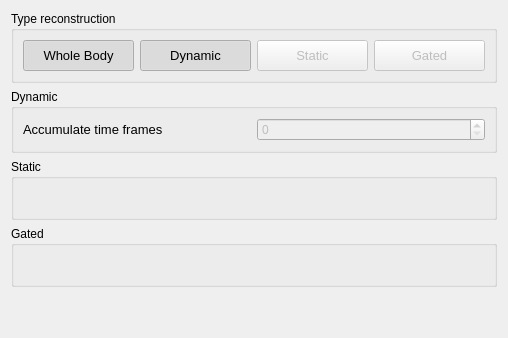
       <widget class="QWidget" name="tab_19">
        <attribute name="title">
         <string>Type reconstruction</string>
        </attribute>
        <layout class="QVBoxLayout" name="verticalLayout_31">
         <item>
          <widget class="QGroupBox" name="groupBox_42">
           <property name="sizePolicy">
            <sizepolicy hsizetype="Preferred" vsizetype="Minimum">
             <horstretch>0</horstretch>
             <verstretch>0</verstretch>
            </sizepolicy>
           </property>
           <property name="title">
            <string>Type reconstruction</string>
           </property>
           <layout class="QGridLayout" name="gridLayout_87">
            <item row="1" column="0">
             <widget class="QPushButton" name="iterative_reconstruct_push_button_whole_body">
              <property name="enabled">
               <bool>true</bool>
              </property>
              <property name="sizePolicy">
               <sizepolicy hsizetype="Preferred" vsizetype="Preferred">
                <horstretch>0</horstretch>
                <verstretch>0</verstretch>
               </sizepolicy>
              </property>
              <property name="minimumSize">
               <size>
                <width>111</width>
                <height>31</height>
               </size>
              </property>
              <property name="maximumSize">
               <size>
                <width>16777215</width>
                <height>40</height>
               </size>
              </property>
              <property name="font">
               <font>
                <family>Segoe UI</family>
                <pointsize>10</pointsize>
                <italic>false</italic>
                <bold>false</bold>
               </font>
              </property>
              <property name="styleSheet">
               <string notr="true">QPushButton</string>
              </property>
              <property name="text">
               <string>Whole Body</string>
              </property>
              <property name="icon">
               <iconset>
                <normaloff>:/Resources/Resources/if_aiga_toilet_men_134163.png</normaloff>:/Resources/Resources/if_aiga_toilet_men_134163.png</iconset>
              </property>
              <property name="iconSize">
               <size>
                <width>24</width>
                <height>24</height>
               </size>
              </property>
              <property name="checkable">
               <bool>true</bool>
              </property>
              <property name="checked">
               <bool>true</bool>
              </property>
              <property name="autoExclusive">
               <bool>false</bool>
              </property>
             </widget>
            </item>
            <item row="1" column="2">
             <widget class="QPushButton" name="iterative_reconstruct_push_button_static">
              <property name="enabled">
               <bool>false</bool>
              </property>
              <property name="sizePolicy">
               <sizepolicy hsizetype="Preferred" vsizetype="Preferred">
                <horstretch>0</horstretch>
                <verstretch>0</verstretch>
               </sizepolicy>
              </property>
              <property name="minimumSize">
               <size>
                <width>111</width>
                <height>31</height>
               </size>
              </property>
              <property name="maximumSize">
               <size>
                <width>16777215</width>
                <height>40</height>
               </size>
              </property>
              <property name="font">
               <font>
                <family>Segoe UI</family>
                <pointsize>10</pointsize>
                <italic>false</italic>
                <bold>false</bold>
               </font>
              </property>
              <property name="styleSheet">
               <string notr="true">QPushButton</string>
              </property>
              <property name="text">
               <string>Static</string>
              </property>
              <property name="icon">
               <iconset>
                <normaloff>:/Resources/Resources/if_Organs__20161110_Brain-2_1609653.png</normaloff>:/Resources/Resources/if_Organs__20161110_Brain-2_1609653.png</iconset>
              </property>
              <property name="iconSize">
               <size>
                <width>24</width>
                <height>24</height>
               </size>
              </property>
              <property name="checkable">
               <bool>true</bool>
              </property>
              <property name="checked">
               <bool>false</bool>
              </property>
              <property name="autoExclusive">
               <bool>true</bool>
              </property>
             </widget>
            </item>
            <item row="1" column="3">
             <widget class="QPushButton" name="iterative_reconstruct_push_button_gated">
              <property name="enabled">
               <bool>false</bool>
              </property>
              <property name="sizePolicy">
               <sizepolicy hsizetype="Preferred" vsizetype="Preferred">
                <horstretch>0</horstretch>
                <verstretch>0</verstretch>
               </sizepolicy>
              </property>
              <property name="minimumSize">
               <size>
                <width>111</width>
                <height>31</height>
               </size>
              </property>
              <property name="maximumSize">
               <size>
                <width>16777215</width>
                <height>40</height>
               </size>
              </property>
              <property name="font">
               <font>
                <family>Segoe UI</family>
                <pointsize>10</pointsize>
                <italic>false</italic>
                <bold>false</bold>
               </font>
              </property>
              <property name="styleSheet">
               <string notr="true">QPushButton</string>
              </property>
              <property name="text">
               <string>Gated</string>
              </property>
              <property name="icon">
               <iconset>
                <normaloff>:/Resources/Resources/if_activity_2561310.png</normaloff>:/Resources/Resources/if_activity_2561310.png</iconset>
              </property>
              <property name="iconSize">
               <size>
                <width>24</width>
                <height>24</height>
               </size>
              </property>
              <property name="checkable">
               <bool>true</bool>
              </property>
              <property name="autoExclusive">
               <bool>true</bool>
              </property>
             </widget>
            </item>
            <item row="1" column="1">
             <widget class="QPushButton" name="iterative_reconstruct_push_button_dynamic">
              <property name="enabled">
               <bool>true</bool>
              </property>
              <property name="sizePolicy">
               <sizepolicy hsizetype="Preferred" vsizetype="Preferred">
                <horstretch>0</horstretch>
                <verstretch>0</verstretch>
               </sizepolicy>
              </property>
              <property name="minimumSize">
               <size>
                <width>111</width>
                <height>31</height>
               </size>
              </property>
              <property name="maximumSize">
               <size>
                <width>16777215</width>
                <height>40</height>
               </size>
              </property>
              <property name="font">
               <font>
                <family>Segoe UI</family>
                <pointsize>10</pointsize>
                <italic>false</italic>
                <bold>false</bold>
               </font>
              </property>
              <property name="styleSheet">
               <string notr="true">QPushButton</string>
              </property>
              <property name="text">
               <string>Dynamic</string>
              </property>
              <property name="icon">
               <iconset>
                <normaloff>:/Resources/Resources/if_171-Time_2124097.png</normaloff>:/Resources/Resources/if_171-Time_2124097.png</iconset>
              </property>
              <property name="iconSize">
               <size>
                <width>24</width>
                <height>24</height>
               </size>
              </property>
              <property name="checkable">
               <bool>true</bool>
              </property>
              <property name="checked">
               <bool>true</bool>
              </property>
              <property name="autoExclusive">
               <bool>false</bool>
              </property>
             </widget>
            </item>
           </layout>
          </widget>
         </item>
         <item>
          <widget class="QGroupBox" name="groupBox_43">
           <property name="sizePolicy">
            <sizepolicy hsizetype="Preferred" vsizetype="Minimum">
             <horstretch>0</horstretch>
             <verstretch>0</verstretch>
            </sizepolicy>
           </property>
           <property name="title">
            <string>Dynamic</string>
           </property>
           <layout class="QGridLayout" name="gridLayout_88">
            <item row="1" column="0">
             <widget class="QLabel" name="label_accumalatetimefrmaes_8">
              <property name="font">
               <font>
                <family>Segoe UI</family>
                <pointsize>10</pointsize>
                <italic>false</italic>
                <bold>false</bold>
               </font>
              </property>
              <property name="text">
               <string>Accumulate time frames</string>
              </property>
             </widget>
            </item>
            <item row="1" column="1">
             <widget class="QSpinBox" name="angleCorrection_spinBox_2">
              <property name="enabled">
               <bool>false</bool>
              </property>
              <property name="styleSheet">
               <string notr="true"/>
              </property>
             </widget>
            </item>
           </layout>
          </widget>
         </item>
         <item>
          <widget class="QGroupBox" name="groupBox_44">
           <property name="sizePolicy">
            <sizepolicy hsizetype="Preferred" vsizetype="Minimum">
             <horstretch>0</horstretch>
             <verstretch>0</verstretch>
            </sizepolicy>
           </property>
           <property name="title">
            <string>Static</string>
           </property>
           <layout class="QGridLayout" name="gridLayout_89">
            <item row="0" column="1">
             <spacer name="horizontalSpacer_15">
              <property name="orientation">
               <enum>Qt::Horizontal</enum>
              </property>
              <property name="sizeHint" stdset="0">
               <size>
                <width>40</width>
                <height>20</height>
               </size>
              </property>
             </spacer>
            </item>
           </layout>
          </widget>
         </item>
         <item>
          <widget class="QGroupBox" name="groupBox_45">
           <property name="sizePolicy">
            <sizepolicy hsizetype="Preferred" vsizetype="Minimum">
             <horstretch>0</horstretch>
             <verstretch>0</verstretch>
            </sizepolicy>
           </property>
           <property name="title">
            <string>Gated</string>
           </property>
           <layout class="QGridLayout" name="gridLayout_90">
            <item row="0" column="1">
             <spacer name="horizontalSpacer_21">
              <property name="orientation">
               <enum>Qt::Horizontal</enum>
              </property>
              <property name="sizeHint" stdset="0">
               <size>
                <width>40</width>
                <height>20</height>
               </size>
              </property>
             </spacer>
            </item>
           </layout>
          </widget>
         </item>
         <item>
          <spacer name="verticalSpacer_21">
           <property name="orientation">
            <enum>Qt::Vertical</enum>
           </property>
           <property name="sizeHint" stdset="0">
            <size>
             <width>20</width>
             <height>40</height>
            </size>
           </property>
          </spacer>
         </item>
        </layout>
       </widget>
